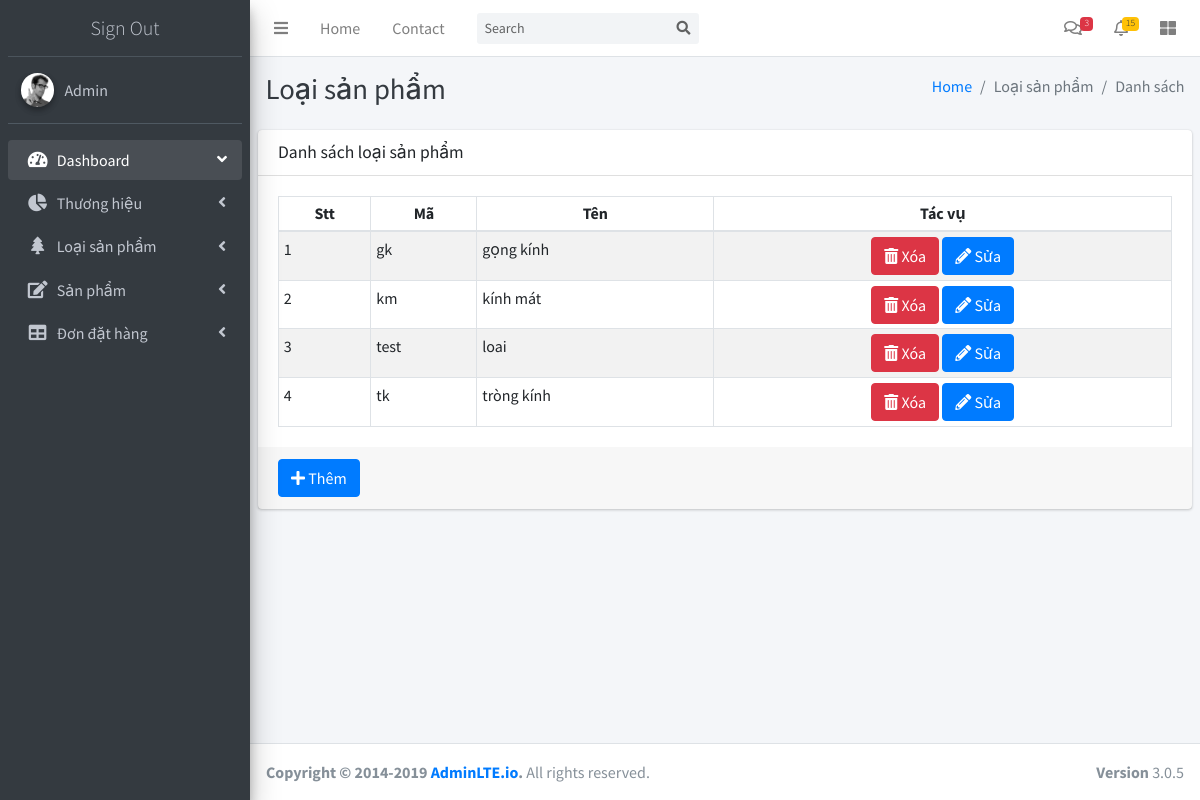
Screenshot of /admin/index.php?m=categories&p=list (signed in) with the database file from the repository.
### tables this page shows
CREATE TABLE IF NOT EXISTS `t_categories` (
  `cateId` varchar(20) NOT NULL,
  `cateName` varchar(30) NOT NULL,
  PRIMARY KEY (`cateId`)
);

### admin/model/categories.php (called while the page is built, shortened)
<?php
  function getAllCategories($obj){
    $sql = "SELECT * FROM t_categories";
    $temp = $obj->query($sql);
    $data = $temp->fetchAll();
    return $data;
  }
?>

### admin/modules/categories/list.php (the view, shortened to what this page needs)
<div class="card">
  <div class="card-header">
    <h5 class="card-title">Danh sách loại sản phẩm</h5>
  </div>
  <div class="card-body">
    <table class="table table-bordered table-hover table-striped table-sm">
      <thead>
        <tr>
          <th class="text-center">Stt</th>
          <th class="text-center">Mã</th>
          <th class="text-center">Tên</th>
          <th class="text-center">Tác vụ</th>
        </tr>
      </thead>
      <tbody>
        <?php
              $data = getAllCategories($obj);
              $stt = 0;
              foreach($data as $key=>$value) {
                $stt++;
            ?>
        <tr>
          <td><?php echo $stt?></td>
          <td><?php echo $value['cateId']?></td>
          <td><?php echo $value['cateName']?></td>
          <td class="text-center">
            <a
              onclick="confirmDelete()"
              href="index.php?m=categories&p=delete&id=<?php echo $value['cateId']?>"
              class="btn btn-danger"
            >
              <i class="fas fa-trash-alt"></i> Xóa
            </a>
            <a href="index.php?m=categories&p=edit&id=<?php echo $value['cateId']?>" class="btn btn-primary">
              <i class="fas fa-pencil-alt"></i> Sửa
            </a>
          </td>
        </tr>
        <?php } $obj = null; ?>
      </tbody>
    </table>
  </div>
  <div class="card-footer">
    <a href="index.php?m=categories&p=create" class="btn btn-primary"><i class="fas fa-plus"></i> Thêm</a>
  </div>
</div>

### admin/index.php (shortened to what this page needs)
<?php
include "../library/connect.php";
include "model/categories.php";
$modules = array("brand", "categories", "product", "order");
$pages = array("list", "create", "delete", "edit", "detail");
?>
<!DOCTYPE html>
<html lang="vn">
<head>
  <?php include "block/head.php" ?>
</head>
<body class="hold-transition sidebar-mini">
  <div class="wrapper">
    <nav class="main-header navbar navbar-expand navbar-white navbar-light">
      <?php include "block/left_navbar.php" ?>
      <?php include "block/right_navbar.php" ?>
    </nav>
    <aside class="main-sidebar sidebar-dark-primary elevation-4">
      <div class="sidebar">
        <?php include "block/sidebar_user.php" ?>
        <?php include "block/sidebar_menu.php" ?>
      </div>
    </aside>
    <div class="content-wrapper">
      <?php include "block/content_header.php" ?>
      <div class="content">
        <?php
          if(isset($_GET["m"]) && isset($_GET["p"]))
          {
            $m = $_GET["m"];
            $p = $_GET["p"];
            foreach($modules as $module){
              if($module == $m){
                foreach($pages as $page){
                  if($page == $p){
                    include "modules/".$m."/".$p.".php";
                  }
                }
              }
            }
          }else{
            include "block/main_content.php";
          }
        ?>
      </div>
    </div>
    <?php include "block/footer.php" ?>
  </div>
</body>
</html>

### rows the page displays
t_categories: cateId "gk", cateName "gọng kính"
t_categories: cateId "km", cateName "kính mát"
t_categories: cateId "test", cateName "loai"
t_categories: cateId "tk", cateName "tròng kính"

### other values shown
$h1 "Loại sản phẩm"
$item "Danh sách"
